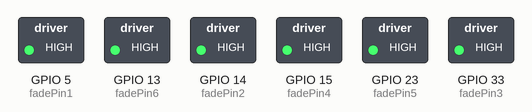
A sketch run on a simulated ESP32. Shown: switched loads named in the sketch (green lamp = pin HIGH). What the sketch prints to the serial monitor is not drawn.

Above: at 0.1 s.
Timing chart, 0 to 1.6 s (numbered marks = the images above):
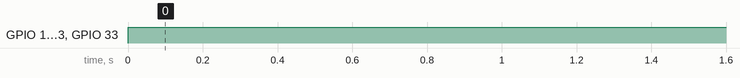

The sketch:

motordrive.ino
```cpp
#define fadePin1 5
#define fadePin2 14
#define fadePin3 33
#define fadePin4 15
#define fadePin5 23
#define fadePin6 13

void setup(){
pinMode(fadePin1, OUTPUT);
pinMode(fadePin2, OUTPUT);
pinMode(fadePin3, OUTPUT);
pinMode(fadePin4, OUTPUT);
pinMode(fadePin5, OUTPUT);
pinMode(fadePin6, OUTPUT);
Serial.begin(9600);
}

void loop(){

  for(int i = 0; i<360; i++){
  //convert 0-360 angle to radian (needed for sin function)
  float rad = DEG_TO_RAD * i;

  //calculate sin of angle as number between 0 and 255
  int sinOut = constrain((sin(rad) * 128) + 128, 0, 255);

  //analogWrite(fadePin1, sinOut);
  analogWrite(fadePin1, 255);
  analogWrite(fadePin2, 255);
  analogWrite(fadePin3, 255);
  analogWrite(fadePin4, 255);
  analogWrite(fadePin5, 255);
  analogWrite(fadePin6, 255);

  Serial.println(sinOut);
  delay(15);
  }

}
```

Measured:
- by itself, GPIO 13 (fadePin6), GPIO 14 (fadePin2), GPIO 15 (fadePin4), GPIO 23 (fadePin5), GPIO 33 (fadePin3): LOW → HIGH at 0.00 s
